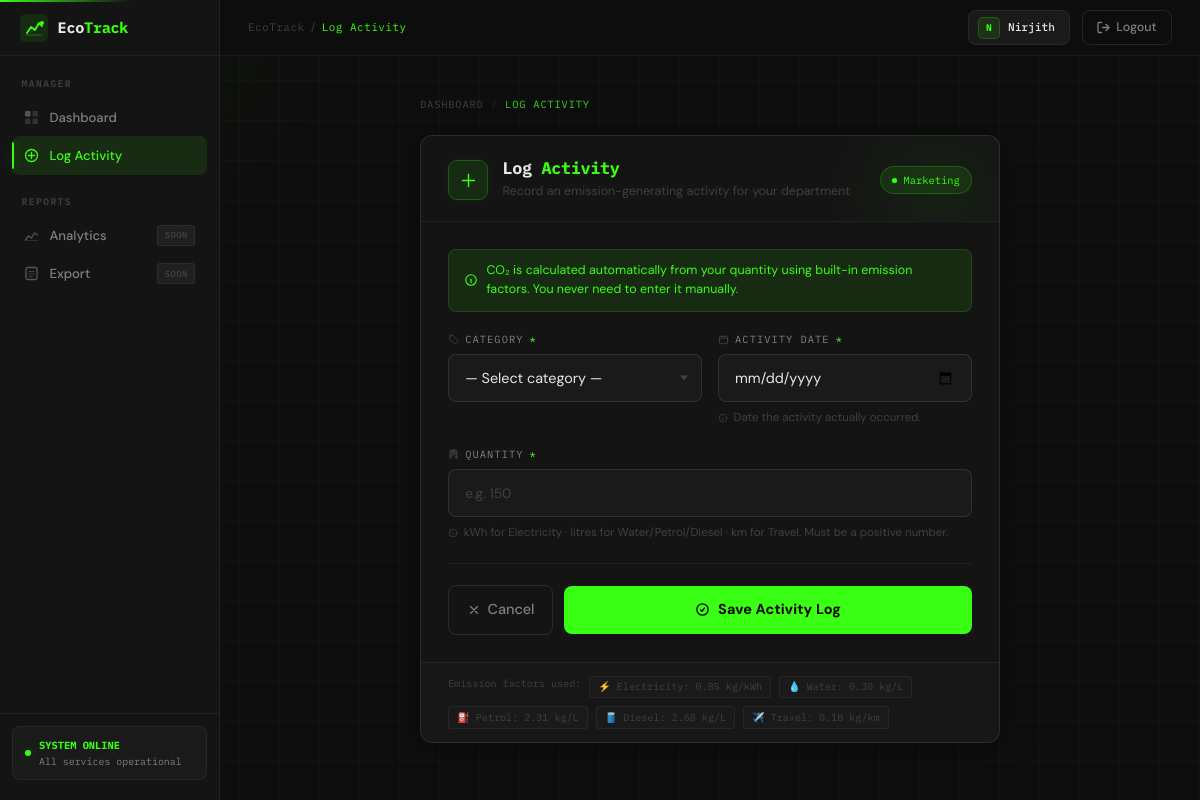
Page /manager/add-activity/ (signed in) on the committed database.
### core/models.py (models this page shows, shortened)
class Organization(models.Model):
    name = models.CharField(max_length=255)
    industry = models.CharField(max_length=100)
    description = models.TextField(blank=True, null=True)
    country = models.CharField(max_length=100, blank=True, null=True)
    created_at = models.DateTimeField(auto_now_add=True)

class Department(models.Model):
    name = models.CharField(max_length=100)
    location = models.CharField(max_length=255)
    organization = models.ForeignKey('Organization', on_delete=models.CASCADE)
    managed_by = models.OneToOneField(User, on_delete=models.CASCADE, null=True, blank=True)
    created_at = models.DateTimeField(auto_now_add=True)

### core/views.py (the view, shortened to what this page needs)
# urls.py: path('manager/add-activity/', views.add_activity,      name='add_activity'),
@login_required
def add_activity(request):
    dept = Department.objects.filter(managed_by=request.user).first()
    if not dept:
        return redirect('dashboard')
    org_name = dept.organization.name if dept.organization else "EcoTrack"
    return render(request, 'manager/add_activity.html', {
        'dept':     dept,
        'org_name': org_name,
        'categories': ['Electricity', 'Water', 'Petrol', 'Diesel', 'Travel'],
    })

### core/templates/manager/add_activity.html (shortened to what this page needs)
﻿{% extends 'manager/base_manager.html' %}
{% block breadcrumb %}Log Activity{% endblock %}
{% block nav_add_activity %}active{% endblock %}
{% block content %}
<div class="aa-root">
    <div class="aa-wrap">
        <nav class="aa-crumb" aria-label="breadcrumb">
            <a href="{% url 'manager_dashboard' %}">Dashboard</a>
            <span class="aa-crumb-sep">/</span>
            <span class="aa-crumb-current">Log Activity</span>
        </nav>
        <div class="aa-card">
            <div class="aa-card-header">
                <div class="aa-icon">
                    <svg fill="none" viewBox="0 0 24 24" stroke-width="1.8" stroke="currentColor">
                        <path stroke-linecap="round" stroke-linejoin="round"
                              d="M12 4.5v15m7.5-7.5h-15" />
                    </svg>
                </div>
                <div class="aa-header-txt">
                    <h1 class="aa-title">Log <span>Activity</span></h1>
                    <p class="aa-subtitle">Record an emission-generating activity for your department</p>
                </div>
                <span class="aa-dept-pill">
                    <span class="aa-pill-dot"></span>{{ dept.name }}
                </span>
            </div>
            <form class="aa-form-body" method="POST" action="{% url 'add_activity' %}">
                <div class="aa-factor-bar">
                    <svg fill="none" viewBox="0 0 24 24" stroke-width="2" stroke="currentColor">
                        <path stroke-linecap="round" stroke-linejoin="round"
                              d="M11.25 11.25l.041-.02a.75.75 0 011.063.852l-.708 2.836a.75.75 0
                     001.063.853l.041-.021M21 12a9 9 0 11-18 0 9 9 0 0118 0z" />
                    </svg>
                    CO₂ is calculated automatically from your quantity using built-in emission factors.
                    You never need to enter it manually.
                </div>
                <div class="aa-row">
                    <div class="aa-field">
                        <label class="aa-label" for="aa-category">
                            Category <em>*</em>
                        </label>
                        <div class="aa-select-wrap">
                            <select class="aa-select" id="aa-category" name="category" required
                                    onchange="updatePreview()">
                                <option value="" disabled selected style="color:var(--text-3);">
                                    — Select category —
                                </option>
                            </select>
                        </div>
                    </div>
                    <div class="aa-field">
                        <label class="aa-label" for="aa-date">
                            Activity Date <em>*</em>
                        </label>
                        <input class="aa-input" type="date" id="aa-date" name="activity_date"
                               required
                               max="{% now 'Y-m-d' %}">
                        <span class="aa-hint">
                            <svg fill="none" viewBox="0 0 24 24" stroke-width="2" stroke="currentColor">
                                <path stroke-linecap="round" stroke-linejoin="round"
                                      d="M11.25 11.25l.041-.02a.75.75 0 011.063.852l-.708 2.836a.75.75 0
                         001.063.853l.041-.021M21 12a9 9 0 11-18 0 9 9 0 0118 0z" />
                            </svg>
                            Date the activity actually occurred.
                        </span>
                    </div>
                </div>
                <div class="aa-field">
                    <label class="aa-label" for="aa-quantity">
                        Quantity <em>*</em>
                    </label>
                    <input class="aa-input" type="number" id="aa-quantity" name="quantity"
                           placeholder="e.g. 150"
                           min="0.001" step="any" required
                           oninput="updatePreview()">
                    <span class="aa-hint">
                        <svg fill="none" viewBox="0 0 24 24" stroke-width="2" stroke="currentColor">
                            <path stroke-linecap="round" stroke-linejoin="round"
                                  d="M11.25 11.25l.041-.02a.75.75 0 011.063.852l-.708 2.836a.75.75 0
                       001.063.853l.041-.021M21 12a9 9 0 11-18 0 9 9 0 0118 0z" />
                        </svg>
                        kWh for Electricity · litres for Water/Petrol/Diesel · km for Travel.
                        Must be a positive number.
                    </span>
                </div>
                <div class="aa-divider"></div>
                <div class="aa-actions">
                    <a href="{% url 'manager_dashboard' %}" class="aa-btn-cancel">
                        <svg fill="none" viewBox="0 0 24 24" stroke-width="2" stroke="currentColor">
                            <path stroke-linecap="round" stroke-linejoin="round" d="M6 18L18 6M6 6l12 12" />
                        </svg>
                        Cancel
                    </a>
                    <button type="submit" class="aa-btn-save">
                        <svg fill="none" viewBox="0 0 24 24" stroke-width="2.2" stroke="currentColor">
                            <path stroke-linecap="round" stroke-linejoin="round"
                                  d="M9 12.75L11.25 15 15 9.75M21 12a9 9 0 11-18 0 9 9 0 0118 0z" />
                        </svg>
                        Save Activity Log
                    </button>
                </div>
            </form>
            <div class="aa-footer">
                <span class="aa-footer-factor">
                    Emission factors used:
                    <span class="aa-factor-chip">⚡ Electricity: 0.85 kg/kWh</span>
                    <span class="aa-factor-chip">💧 Water: 0.30 kg/L</span>
                    <span class="aa-factor-chip">⛽ Petrol: 2.31 kg/L</span>
                    <span class="aa-factor-chip">🛢️ Diesel: 2.68 kg/L</span>
                    <span class="aa-factor-chip">✈️ Travel: 0.18 kg/km</span>
                </span>
            </div>
        </div>
    </div>
</div>
{% endblock %}

### core/templates/manager/base_manager.html (shortened to what this page needs)
﻿<!DOCTYPE html>
<html lang="en">
<head>
    <link href="https://cdn.jsdelivr.net/npm/bootstrap@5.3.3/dist/css/bootstrap.min.css"
          rel="stylesheet"
 />
</head>
<body>
    <aside class="sidebar" id="sidebar">
        <a href="{% url 'manager_dashboard' %}" class="sidebar-brand">
            <div class="brand-mark">
            </div>
            <span class="brand-text">Eco<span>Track</span></span>
        </a>
        <nav class="sidebar-nav">
            <div class="nav-section">Manager</div>
            <a href="{% url 'manager_dashboard' %}"
               class="nav-link-item {% block nav_dashboard %}{% endblock %}">
                Dashboard
            </a>
            <a href="{% url 'add_activity' %}"
               class="nav-link-item {% block nav_add_activity %}{% endblock %}">
                <svg width="15" height="15" viewBox="0 0 15 15" fill="none">
                    <circle cx="7.5" cy="7.5" r="6" stroke="currentColor" stroke-width="1.3" fill="none" />
                    <path d="M7.5 4.5v6M4.5 7.5h6"
                          stroke="currentColor" stroke-width="1.4" stroke-linecap="round" />
                </svg>
                Log Activity
            </a>
            <div class="nav-section">Reports</div>
            <a href="#" class="nav-link-item">
                <svg width="15" height="15" viewBox="0 0 15 15" fill="none">
                    <path d="M1.5 12 L4.5 8 L7.5 10 L10.5 5 L13.5 7"
                          stroke="currentColor" stroke-width="1.3"
                          stroke-linecap="round" stroke-linejoin="round" fill="none" />
                    <path d="M1.5 12.5 h12" stroke="currentColor" stroke-width="1" stroke-linecap="round" opacity=".4" />
                </svg>
                Analytics
                <span class="nav-badge">SOON</span>
            </a>
            <a href="#" class="nav-link-item">
                <svg width="15" height="15" viewBox="0 0 15 15" fill="none">
                    <rect x="2" y="1.5" width="11" height="12" rx="1.5"
                          stroke="currentColor" stroke-width="1.3" fill="none" />
                    <path d="M5 5.5h5M5 8h5M5 10.5h3"
                          stroke="currentColor" stroke-width="1.2" stroke-linecap="round" opacity=".7" />
                </svg>
                Export
                <span class="nav-badge">SOON</span>
            </a>
        </nav>
        <div class="sidebar-bottom">
            <div class="system-status">
                <span class="status-dot"></span>
                <div class="status-text">
                    <strong>SYSTEM ONLINE</strong>
                    All services operational
                </div>
            </div>
        </div>
    </aside>
    <header class="topbar">
        <div class="topbar-left">
            <div class="breadcrumb-nav">
                <span class="breadcrumb-root">EcoTrack</span>
                <span class="breadcrumb-sep">/</span>
                <span class="breadcrumb-current">{% block breadcrumb %}Dashboard{% endblock %}</span>
            </div>
        </div>
        <div class="topbar-right">
            <div class="org-chip">
                <div class="org-avatar">{{ org_name|slice:":1"|upper }}</div>
                <span class="org-name">{{ org_name }}</span>
            </div>
            <a href="{% url 'logout' %}" class="btn-logout">
                <svg width="13" height="13" viewBox="0 0 13 13" fill="none">
                    <path d="M4.5 1.5H2a1 1 0 00-1 1v8a1 1 0 001 1h2.5M9 9.5l3-3-3-3M12 6.5H5.5"
                          stroke="currentColor" stroke-width="1.3"
                          stroke-linecap="round" stroke-linejoin="round" />
                </svg>
                Logout
            </a>
        </div>
    </header>
    <div class="admin-main">
        <div class="content-area">
            {% block content %}{% endblock %}
        </div>
    </div>
</body>
</html>

### rows in the picture
Organization: name "N", name "Nirjith"
Department: name "Marketing"
